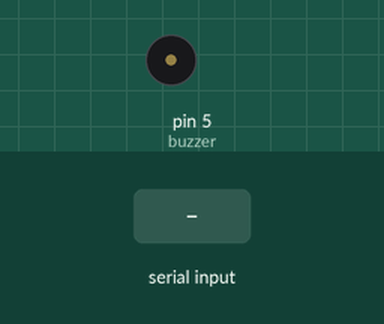
Simulated run of this sketch. Board: Arduino Uno, built with avr-gcc and run on an emulated ATmega328P. Shown: buzzer (waves = sounding). The test bench sets the inputs (shaded band).

Above: at 1.2 s.
1.3 s: "90,45\n" received over Serial
At 2.1 s:
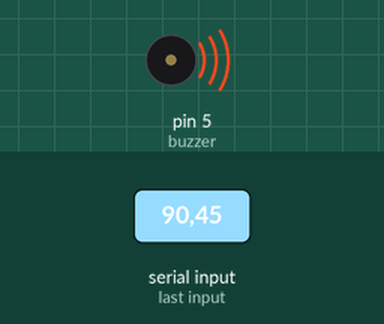
4.3 s: "30,150\n" received over Serial
7.3 s: "5\n" received over Serial
At 8.1 s:
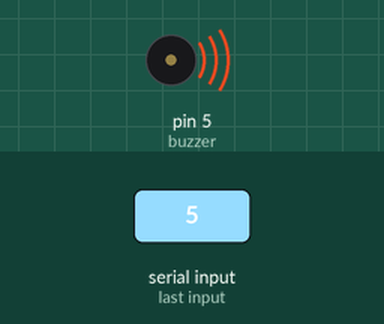
Timing chart, 0 to 11.8 s (numbered marks = the images above; inputs shaded):
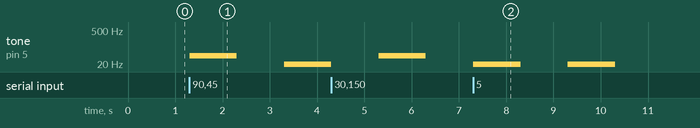

The sketch:

Ex1.ino
```cpp
const int buzzer = 5;

void setup() {
  Serial.begin(9600); // initialize serial:
  pinMode(buzzer, OUTPUT);
}

void loop() {

  while (Serial.available() > 0) {

    int i  = Serial.parseInt();
    byte b = Serial.read();

    tone(buzzer, b, 50000);
    delay(1000);
    noTone(buzzer);
    delay(1000);
  }
}
```

Measured:
- after the input at 1.3 s, tone on pin 5 (buzzer): silent → 44 Hz at once, → silent 1.0 s later, → 10 Hz 1.0 s later
